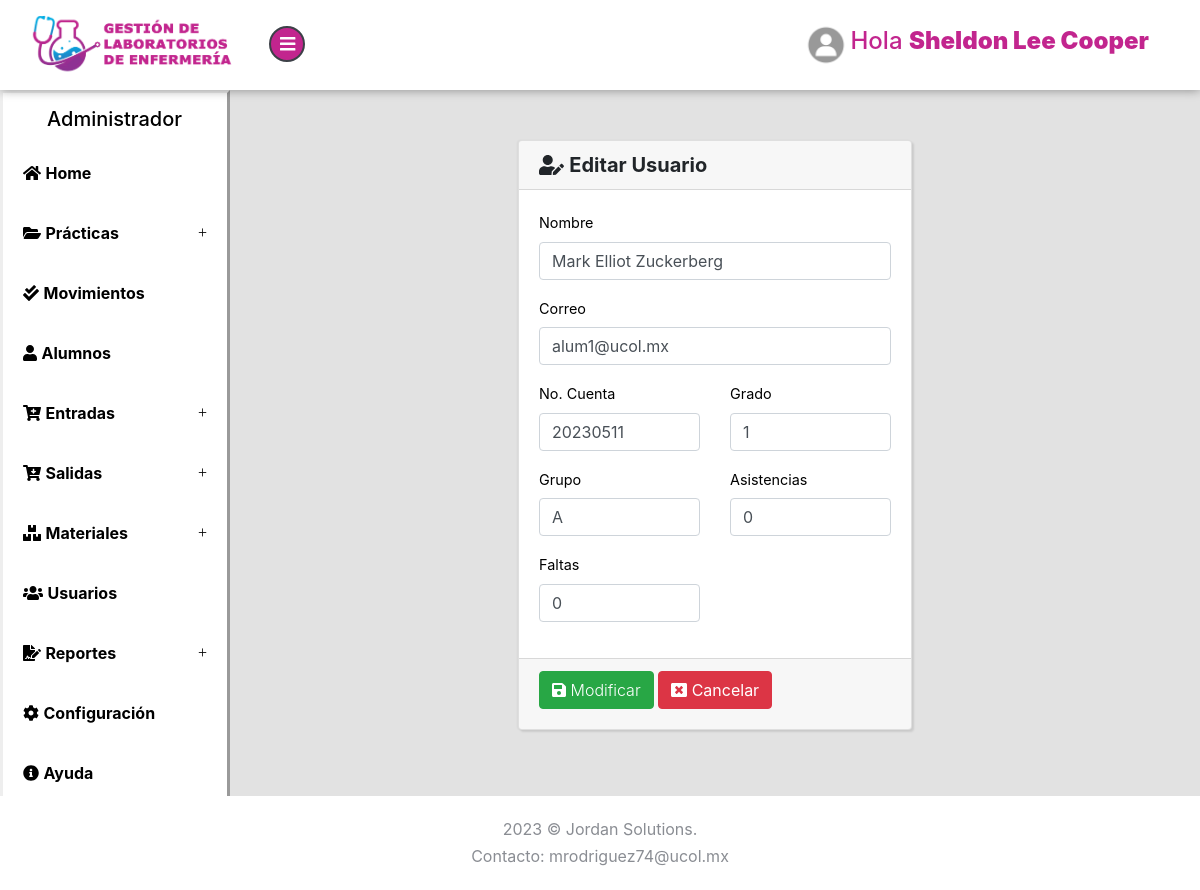
/Alumnos/editar?id=1 (signed in), run on the app's committed database.
### tables this page shows
CREATE TABLE `alumnos` (
  `id` int(11) NOT NULL,
  `usuario` varchar(20) NOT NULL,
  `nombre` varchar(100) NOT NULL,
  `correo` varchar(100) NOT NULL,
  `grado` int(2) NOT NULL,
  `grupo` varchar(10) NOT NULL,
  `asistencias` int(3) NOT NULL DEFAULT 0,
  `faltas` int(3) NOT NULL DEFAULT 0,
  `rol` int(2) NOT NULL DEFAULT 1,
  `clave` varchar(150) NOT NULL,
  `estado` tinyint(4) NOT NULL DEFAULT 1,
  `perfil` varchar(150) NOT NULL DEFAULT 'perfil.jpg'
);

### Libraries/Core/Views.php (called while the page is built)
<?php
class Views{
    function getView($controller, $view, $alert="", $data1 = "", $data2 = "", $data3 = "", $data4 = "", $data5 = "")
    {
        $controller = get_class($controller);
        if ($controller == "Login") {
            $view = "Views/".$view.".php";
        }else{
            $view = "Views/" . $controller . "/" . $view . ".php";
        }
        require_once($view);
    }
}
?>

### index.php (called while the page is built, shortened)
<?php
require_once("Helpers/Helpers.php");
require_once("Libraries/Core/Load.php");
?>

### Helpers/Helpers.php (called while the page is built, shortened)
<?php
function base_url()
{
    return BASE_URL;
}
?>

### Libraries/Core/Mysql.php (called while the page is built, shortened)
<?php
class Mysql extends Conexion{
    private $conexion;
    function __construct()
    {
        $this->conexion = new Conexion();
        $this->conexion = $this->conexion->conect();
    }
    public function select(string $query){
        $this->strquery = $query;
        $result = $this->conexion->prepare($this->strquery);
        $result->execute();
        $data = $result->fetch(PDO::FETCH_ASSOC);
        return $data;
    }
}
?>

### Libraries/Core/Conexion.php (called while the page is built)
<?php
class Conexion{
    private $conect;
    public function __construct()
    {
      $conexion = "mysql:host=".HOST.";dbname=".BD.";.CHARSET.";
      try {
          $this->conect = new PDO($conexion, DB_USER, PASS);
          $this->conect->setAttribute(PDO::ATTR_ERRMODE, PDO::ERRMODE_EXCEPTION);
      } catch (PDOException $e) {
          $this->conect = "Error en la conexion";
          echo "Error: " . $e->getMessage();
      }
    }
    public function conect()
    {
        return $this->conect;
    }
}
?>

### Models/AlumnosModel.php (called while the page is built, shortened)
<?php
class AlumnosModel extends Mysql{
    public function configuracion()
    {
        $sql = "SELECT * FROM configuracion";
        $res = $this->select($sql);
        return $res;
    }
    public function editarAlumnos(int $id)
    {
        $this->id = $id;
        $sql = "SELECT * FROM alumnos WHERE id = '{$this->id}'";
        $res = $this->select($sql);
        return $res;
    }
}
?>

### Views/Alumnos/Editar.php (the view, shortened to what this page needs)
<?php if($_SESSION['rol'] <= 1){ ?>
<div class="page-content2">
    <section>
        <div class="card container-fluid2 text-center">
            <div class="card-header"><i class="fas fa-exclamation-circle"></i> ERROR</div>
            <div class="card-body">
                <img src="../Assets/img/unicornio.png" style="height: 400px; ">
                <h5 class="card-title">Error: No tienes acceso a esta página.</h5>
            </div>
            <div class="card-footer text-muted">
              <a href="<?php echo base_url() ?>Dashboard/Alumnos" class="btn btn-primary">Ir al inicio</a>
            </div>
        </div>
    </section>
</div>
<?php }  else { ?>
<div class="page-content">
    <section>
        <div class="row">
            <div class="col-lg-6 mt-auto">
                <div class="card container-fluid2">
                    <h5 class="card-header"><i class="fa fa-user-edit"></i> <strong>Editar Usuario</strong></h5>
                    <form method="post" action="<?php echo base_url(); ?>Alumnos/actualizar" autocomplete="off">
                        <div class="card-body">
                            <div class="form-group">
                                <label for="nombre">Nombre</label>
                                <input id="nombre" class="form-control" type="text" name="nombre" placeholder="Nombre" value="<?php echo $data1['nombre']; ?>" required>
                            </div>
                            <div class="form-group">
                                 <label for="nombre">Correo</label>
                                 <input id="correo" class="form-control" type="email" name="correo" placeholder="Correo" value="<?php echo $data1['correo']; ?>" required>
                            </div>
                            <div class="row">
                                <div class="col-lg-6">
                                    <div class="form-group">
                                        <label for="usuario">No. Cuenta</label>
                                        <input id="usuario" class="form-control" type="number" name="usuario" placeholder="No. Cuenta" min="10000000" max="99999999" value="<?php echo $data1['usuario']; ?>" required>
                                    </div>
                                </div>
                                <div class="col-lg-6">
                                    <div class="form-group">
                                        <label for="grado">Grado</label>
                                        <input id="grado" class="form-control" type="number" name="grado" max="<?php echo $data2['semestres']; ?>" placeholder="Grado" value="<?php echo $data1['grado']; ?>" required>
                                    </div>
                                </div>
                                <div class="col-lg-6">
                                    <div class="form-group">
                                        <label for="grupo">Grupo</label>
                                        <input id="grupo" class="form-control" type="text" name="grupo" placeholder="Grupo" value="<?php echo $data1['grupo']; ?>" required>
                                    </div>
                                </div>
                                <div class="col-lg-6">
                                    <div class="form-group">
                                        <label for="asistencias">Asistencias</label>
                                        <input id="asistencias" class="form-control" type="number" name="asistencias" placeholder="Asistencias" value="<?php echo $data1['asistencias']; ?>" required>
                                    </div>
                                </div>
                                <div class="col-lg-6">
                                    <div class="form-group">
                                        <label for="faltas">Faltas</label>
                                        <input id="faltas" class="form-control" type="number" name="faltas" placeholder="Faltas" value="<?php echo $data1['faltas']; ?>" required>
                                    </div>
                                </div>
                            </div>
                        </div>
                        <div class="card-footer">
                            <button class="btn btn-success mb-2" type="submit"><i class="fas fa-save"></i> Modificar</button>
                            <a href="<?php echo base_url(); ?>Alumnos/Listar" class="btn btn-danger mb-2"><i class="fas fa-window-close"></i> Cancelar</a>
                        </div>
                    </form>
                </div>
            </div>
        </div>
    </section>
</div>
<?php } ?>

### Assets/css/style.default.css (style rules this page uses)
:root { --blue: #15c2e9; --graylight: #e2e2e2; --grayheader: #F7F7F7; --lavanda: #c2258e; --lavanda2: #d771b6; --lavanda3: #edbedd; --black: #000; --white: #fff; }
body { position: relative; }
section { padding: 0 1rem; }
a { -webkit-transition: all 0.3s; transition: all 0.3s; display: inline-block; }
button { cursor: pointer; }
i, span, strong { display: inline-block; }
input { outline: none; }
.card { margin-bottom: 30px; -webkit-box-shadow: 2px 2px 2px rgba(0, 0, 0, 0.1), -1px 0 2px rgba(0, 0, 0, 0.05); box-shadow: 2px 2px 2px rgba(0, 0, 0, 0.1), -1px 0 2px rgba(0, 0, 0, 0.05); }
.page-content { position: relative; background: var(--graylight); min-height: 100vh; width: calc(100% - 230px); padding: 0; padding-bottom: 70px; }
.form-control { height: calc(2.4rem + 2px); border: 1px solid #444951; background: transparent; border-radius: 0; color: #979a9f; padding: 0.45rem 0.75rem; }
button, input[type="submit"] { cursor: pointer; font-family: inherit; font-weight: 300 !important; }
form label { font-size: 0.9rem; color: var(--black); }
.btn { font-weight: 400; border: 1px solid transparent; padding: 0.45rem 0.75rem; font-size: 1rem; line-height: 1.5; border-radius: 0.25rem; -webkit-transition: color 0.15s ease-in-out, background-color 0.15s ease-in-out, border-color 0.15s ease-in-out, -webkit-box-shadow 0.15s ease-in-out; transition: color 0.15s ease-in-out, background-color 0.15s ease-in-out, border-color 0.15s ease-in-out, -webkit-box-shadow 0.15s ease-in-out; transition: color 0.15s ease-in-out, background-color 0.15s ease-in-out, border-color 0.15s ease-in-out, box-shadow 0.15s ease-in-out; transition: color 0.15s ease-in-out, background-color 0.15s ease-in-out, border-color 0.15s ease-in-out, box-shadow 0.15s ease-in-out, -webkit-box-shadow 0.15s ease-in-out; }
.btn-success { color: color-yiq(#28a745); background-color: #28a745; border-color: #28a745; }
.btn-danger { color: color-yiq(#bb414d); background-color: #bb414d; border-color: #bb414d; }
body { font-family: "Muli", sans-serif; font-size: 1rem; font-weight: 400; line-height: 1.5; color: #8a8d93; background-color: #fff; }
a { color: #db6574; text-decoration: none; }
h1, h2, h3, h4, h5, h6, .h1, .h2, .h3, .h4, .h5, .h6 { margin-bottom: 0.5rem; font-family: inherit; font-weight: 700; line-height: 1.2; color: inherit; }
h5, .h5 { font-size: 1.1rem; }
.card { background-color: #2d3035; border: 1px solid #34373d; border-radius: 0; }
.card-body { padding: 1.25rem; }
.card-header { padding: 0.75rem 1.25rem; background-color: rgba(0, 0, 0, 0.03); border-bottom: 1px solid #34373d; }
.card-header:first-child { border-radius: 0 0 0 0; }
.card-footer { padding: 0.75rem 1.25rem; background-color: rgba(0, 0, 0, 0.03); border-top: 1px solid #34373d; }
.card-footer:last-child { border-radius: 0 0 0 0; }
.container-fluid2 { margin: 50px 30px; }

### data on the page
alumnos: nombre "Mark Elliot Zuckerberg", correo "alum1@ucol.mx", usuario "20230511", grado "1", grupo "A", asistencias "0", faltas "0"

### other printed values
$_SESSION['nombre'] "Sheldon Lee Cooper"
